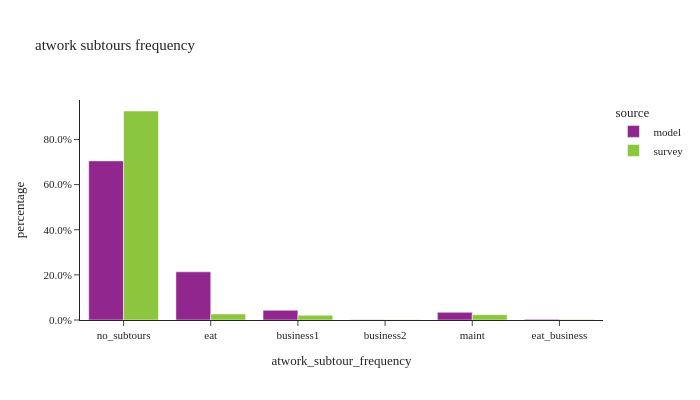

The notebook cell saved with this chart:
### Code cell
util.plot_share_barchart(work_tour, 'tour_weight', 'atwork_subtour_frequency', title="atwork subtours frequency")

### Figure 1 — Plotly figure (JSON) as saved in the notebook; plotly's stock layout.template omitted (floating-point values rounded to 4 significant figures)
{"data": [{"alignmentgroup": "True", "customdata": [[1056295], [319834], [64740], [2123], [50971], [4233]], "hovertemplate": "source=model<br>atwork_subtour_frequency=%{x}<br>percentage=%{y}<br>sample_size=%{customdata[0]}<extra></extra>", "legendgroup": "model", "marker": {"color": "#91268F", "pattern": {"shape": ""}}, "name": "model", "offsetgroup": "model", "orientation": "v", "showlegend": true, "textposition": "auto", "type": "bar", "x": ["no_subtours", "eat", "business1", "business2", "maint", "eat_business"], "xaxis": "x", "y": [0.705, 0.2135, 0.04321, 0.001417, 0.03402, 0.002825], "yaxis": "y"}, {"alignmentgroup": "True", "customdata": [[2706], [122], [68], [9], [95], [4]], "hovertemplate": "source=survey<br>atwork_subtour_frequency=%{x}<br>percentage=%{y}<br>sample_size=%{customdata[0]}<extra></extra>", "legendgroup": "survey", "marker": {"color": "#8CC63E", "pattern": {"shape": ""}}, "name": "survey", "offsetgroup": "survey", "orientation": "v", "showlegend": true, "textposition": "auto", "type": "bar", "x": ["no_subtours", "eat", "business1", "business2", "maint", "eat_business"], "xaxis": "x", "y": [0.9261, 0.02655, 0.02094, 0.00126, 0.02352, 0.001664], "yaxis": "y"}], "layout": {"barmode": "group", "height": 400, "legend": {"title": {"text": "source"}, "tracegroupgap": 0}, "title": {"text": "atwork subtours frequency"}, "width": 700, "xaxis": {"anchor": "y", "domain": [0.0, 1.0], "title": {"text": "atwork_subtour_frequency"}}, "yaxis": {"anchor": "x", "domain": [0.0, 1.0], "tickformat": ".1%", "title": {"text": "percentage"}}}}
